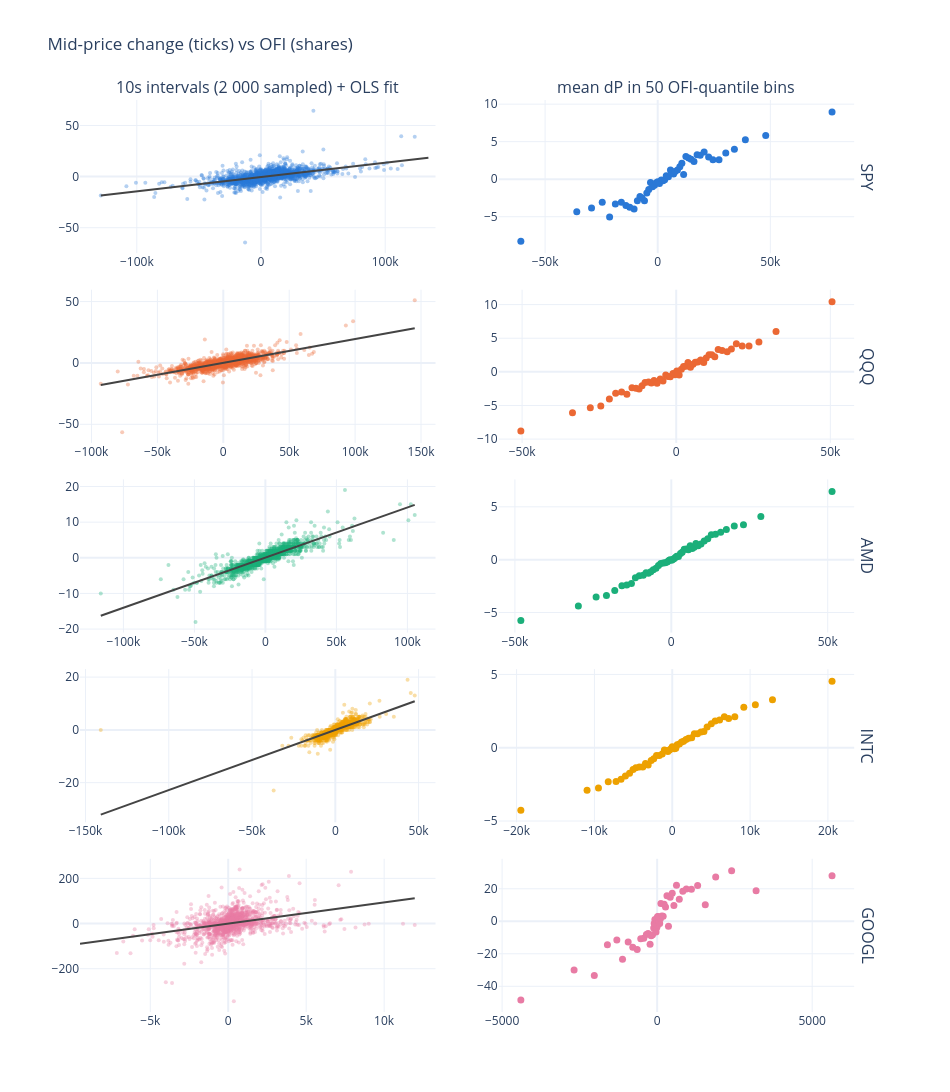

Notebook code cell kept with this figure:
### Markdown cell above
## Price impact: $\Delta P$ vs OFI

Left-to-right per ticker: 2 000 randomly sampled 10s intervals with the fitted line (the paper's
Fig. 1 view), then the linearity check: mean $\Delta P$ within 50 OFI-quantile bins. A linear
relation puts the binned means on a straight line through the origin; a concave S-shape would
mimic the paper's *trade imbalance* result and count against the hypothesis.

### Code cell
fig = make_subplots(
    rows=len(TICKERS), cols=2, column_titles=["10s intervals (2 000 sampled) + OLS fit", "mean dP in 50 OFI-quantile bins"],
    row_titles=TICKERS, horizontal_spacing=0.08, vertical_spacing=0.04,
)
for r, t in enumerate(TICKERS, start=1):
    iv, f = intervals[t], fits[t]
    smp = iv.sample(n=min(2000, len(iv)), seed=7)
    fig.add_scatter(
        x=smp["ofi"], y=smp["dP"], mode="markers",
        marker=dict(color=COLOR[t], size=4, opacity=0.35), row=r, col=1, showlegend=False,
    )
    xs = [float(iv["ofi"].min()), float(iv["ofi"].max())]
    fig.add_scatter(
        x=xs, y=[f.params[0] + f.params[1] * x for x in xs], mode="lines",
        line=dict(color="#444444", width=2), row=r, col=1, showlegend=False,
    )
    binned = (
        iv.with_columns(pl.col("ofi").qcut(50, labels=[str(i) for i in range(50)]).alias("bin"))
        .group_by("bin")
        .agg(pl.col("ofi").mean().alias("ofi_mean"), pl.col("dP").mean().alias("dP_mean"))
        .sort("ofi_mean")
    )
    fig.add_scatter(
        x=binned["ofi_mean"], y=binned["dP_mean"], mode="markers",
        marker=dict(color=COLOR[t], size=7), row=r, col=2, showlegend=False,
    )
fig.update_layout(height=1500, width=950, template="plotly_white", title="Mid-price change (ticks) vs OFI (shares)")
fig.show()

### Figure 1 — Plotly figure (JSON) as saved in the notebook; plotly's stock layout.template omitted (floating-point values rounded to 4 significant figures; data arrays with more than 128 entries replaced by an {"elided": "..."} marker saying what was removed)
{"data": [{"marker": {"color": "#2a78d6", "opacity": 0.35, "size": 4}, "mode": "markers", "showlegend": false, "type": "scatter", "x": {"elided": "2000 int values"}, "xaxis": "x", "y": {"elided": "2000 float values"}, "yaxis": "y"}, {"line": {"color": "#444444", "width": 2}, "mode": "lines", "showlegend": false, "type": "scatter", "x": [-129016, 134803], "xaxis": "x", "y": [-18.59, 18.49], "yaxis": "y"}, {"marker": {"color": "#2a78d6", "size": 7}, "mode": "markers", "showlegend": false, "type": "scatter", "x": [-60760.0, -35930.0, -29370.0, -24620.0, -21350.0, -18800.0, -16140.0, -14100.0, -12390.0, -10490.0, -9029.0, -7875.0, -6923.0, -5874.0, -4832.0, -3970.0, -3196.0, -2331.0, -1430.0, -660.4, 21.89, 778.0, 1592.0, 2350.0, 3088.0, 3812.0, 4757.0, 5668.0, 6458.0, 7043.0, 7747.0, 8775.0, 9824.0, 10730.0, 11510.0, 12510.0, 13730.0, 14840.0, 16100.0, 17500.0, 18890.0, 20610.0, 22610.0, 24530.0, 27210.0, 30220.0, 34040.0, 38920.0, 47960.0, 77400.0], "xaxis": "x2", "y": [-8.255, -4.319, -3.851, -3.064, -5.043, -3.309, -3.064, -3.489, -3.728, -3.979, -2.883, -2.309, -2.5, -2.862, -1.84, -1.383, -0.4457, -1.021, -0.7979, -0.4787, -0.3261, -0.5745, -0.117, -0.2128, -0.06383, 0.4565, 0.3298, 1.213, 0.9468, 0.7065, 1.011, 1.234, 1.66, 2.141, 0.6383, 3.032, 2.83, 2.641, 2.362, 3.245, 3.181, 3.63, 2.957, 2.596, 2.596, 3.478, 4.0, 5.245, 5.809, 8.947], "yaxis": "y2"}, {"marker": {"color": "#eb6834", "opacity": 0.35, "size": 4}, "mode": "markers", "showlegend": false, "type": "scatter", "x": {"elided": "2000 int values"}, "xaxis": "x3", "y": {"elided": "2000 float values"}, "yaxis": "y3"}, {"line": {"color": "#444444", "width": 2}, "mode": "lines", "showlegend": false, "type": "scatter", "x": [-92938, 145215], "xaxis": "x3", "y": [-18.02, 28.27], "yaxis": "y3"}, {"marker": {"color": "#eb6834", "size": 7}, "mode": "markers", "showlegend": false, "type": "scatter", "x": [-50400.0, -33650.0, -27860.0, -24470.0, -21690.0, -19640.0, -17720.0, -16010.0, -14350.0, -13080.0, -12040.0, -11080.0, -10110.0, -8986.0, -8042.0, -7189.0, -6214.0, -5170.0, -4282.0, -3400.0, -2650.0, -1915.0, -1032.0, -415.8, 190.0, 958.3, 1680.0, 2378.0, 3113.0, 3820.0, 4621.0, 5446.0, 6188.0, 7026.0, 7920.0, 8923.0, 9721.0, 10670.0, 11550.0, 12520.0, 13620.0, 14900.0, 16540.0, 17900.0, 19510.0, 21410.0, 23620.0, 26830.0, 32380.0, 50560.0], "xaxis": "x4", "y": [-8.777, -6.074, -5.33, -5.074, -4.043, -3.191, -3.0, -3.34, -2.37, -2.447, -2.553, -2.074, -1.565, -1.521, -1.66, -1.298, -1.707, -1.053, -1.354, -0.4783, -0.6739, -0.7234, -0.234, -0.4468, 0.1277, -0.4674, 0.383, 0.8085, 0.8511, 1.391, 0.7021, 1.149, 1.426, 1.457, 1.755, 1.383, 2.064, 2.533, 2.543, 2.234, 3.309, 3.174, 2.979, 3.383, 4.191, 3.859, 3.83, 4.426, 5.989, 10.43], "yaxis": "y4"}, {"marker": {"color": "#1baf7a", "opacity": 0.35, "size": 4}, "mode": "markers", "showlegend": false, "type": "scatter", "x": {"elided": "2000 int values"}, "xaxis": "x5", "y": {"elided": "2000 float values"}, "yaxis": "y5"}, {"line": {"color": "#444444", "width": 2}, "mode": "lines", "showlegend": false, "type": "scatter", "x": [-115924, 105173], "xaxis": "x5", "y": [-16.25, 14.83], "yaxis": "y5"}, {"marker": {"color": "#1baf7a", "size": 7}, "mode": "markers", "showlegend": false, "type": "scatter", "x": [-48100.0, -29710.0, -24040.0, -20730.0, -18070.0, -15800.0, -14250.0, -12750.0, -11480.0, -10240.0, -8979.0, -8071.0, -7333.0, -6566.0, -5768.0, -4894.0, -4100.0, -3371.0, -2590.0, -1941.0, -1318.0, -801.1, -406.4, 69.96, 424.9, 841.2, 1272.0, 1707.0, 2290.0, 2929.0, 3471.0, 4132.0, 4845.0, 5448.0, 6040.0, 6677.0, 7302.0, 7872.0, 8581.0, 9482.0, 10510.0, 11660.0, 12790.0, 14130.0, 15780.0, 17600.0, 20130.0, 23070.0, 28630.0, 51390.0], "xaxis": "x6", "y": [-5.766, -4.383, -3.543, -3.383, -2.913, -2.468, -2.394, -2.266, -1.717, -1.532, -1.468, -1.234, -1.283, -1.149, -0.9574, -0.8085, -0.5435, -0.3617, -0.3191, -0.2872, -0.2128, -0.07609, -0.01064, -0.05319, 0.02128, 0.08696, 0.2021, 0.3191, 0.3085, 0.587, 0.6915, 0.9787, 1.011, 0.9348, 1.309, 1.053, 1.17, 1.521, 1.315, 1.479, 1.777, 1.967, 2.351, 2.404, 2.596, 2.859, 3.191, 3.309, 4.074, 6.457], "yaxis": "y6"}, {"marker": {"color": "#eda100", "opacity": 0.35, "size": 4}, "mode": "markers", "showlegend": false, "type": "scatter", "x": {"elided": "2000 int values"}, "xaxis": "x7", "y": {"elided": "2000 float values"}, "yaxis": "y7"}, {"line": {"color": "#444444", "width": 2}, "mode": "lines", "showlegend": false, "type": "scatter", "x": [-140833, 47679], "xaxis": "x7", "y": [-32.12, 10.85], "yaxis": "y7"}, {"marker": {"color": "#eda100", "size": 7}, "mode": "markers", "showlegend": false, "type": "scatter", "x": [-19450.0, -10940.0, -9481.0, -8223.0, -7221.0, -6579.0, -6017.0, -5486.0, -5038.0, -4675.0, -4222.0, -3787.0, -3439.0, -3094.0, -2709.0, -2380.0, -2021.0, -1670.0, -1292.0, -1011.0, -797.8, -564.7, -347.4, -156.2, -1.809, 130.7, 277.1, 455.7, 631.7, 912.4, 1200.0, 1459.0, 1766.0, 2096.0, 2497.0, 2838.0, 3250.0, 3687.0, 4070.0, 4480.0, 5019.0, 5514.0, 6081.0, 6694.0, 7245.0, 8040.0, 9194.0, 10680.0, 12880.0, 20530.0], "xaxis": "x8", "y": [-4.266, -2.894, -2.745, -2.319, -2.304, -2.156, -1.935, -1.734, -1.489, -1.372, -1.309, -1.309, -1.076, -1.181, -0.8723, -0.7447, -0.5326, -0.5319, -0.4362, -0.1596, -0.1809, -0.25, -0.1596, -0.06383, 0.06383, 0.02174, -0.06383, -0.04167, 0.1957, 0.2609, 0.3936, 0.4468, 0.5638, 0.6413, 0.6809, 0.9468, 0.9574, 1.076, 1.106, 1.415, 1.628, 1.815, 1.894, 2.106, 1.989, 2.109, 2.766, 2.936, 3.266, 4.543], "yaxis": "y8"}, {"marker": {"color": "#e87ba4", "opacity": 0.35, "size": 4}, "mode": "markers", "showlegend": false, "type": "scatter", "x": {"elided": "2000 int values"}, "xaxis": "x9", "y": {"elided": "2000 float values"}, "yaxis": "y9"}, {"line": {"color": "#444444", "width": 2}, "mode": "lines", "showlegend": false, "type": "scatter", "x": [-9508, 11962], "xaxis": "x9", "y": [-89.71, 112.0], "yaxis": "y9"}, {"marker": {"color": "#e87ba4", "size": 7}, "mode": "markers", "showlegend": false, "type": "scatter", "x": [-4396.0, -2679.0, -2027.0, -1604.0, -1300.0, -1117.0, -934.6, -786.2, -644.4, -529.0, -431.3, -345.8, -291.9, -228.0, -192.3, -148.3, -110.9, -95.73, -72.81, -35.91, -10.21, -0.8132, 1.0, 4.737, 12.0, 25.52, 49.32, 82.83, 104.2, 121.4, 151.3, 194.2, 225.2, 270.0, 316.1, 364.4, 421.1, 485.7, 540.2, 623.6, 714.4, 827.7, 942.1, 1106.0, 1306.0, 1552.0, 1888.0, 2403.0, 3191.0, 5641.0], "xaxis": "x10", "y": [-48.43, -29.97, -33.43, -14.52, -11.52, -23.32, -12.69, -15.97, -17.36, -10.77, -10.47, -8.106, -7.587, -14.09, -8.848, -8.229, -4.117, -1.316, 1.012, -6.574, -3.84, 0.0989, 0.09091, -2.539, 2.819, 2.989, -0.4255, -1.383, 1.542, 10.85, 3.189, 3.117, 10.48, 8.841, 15.73, -3.117, 14.69, 17.15, 9.734, 22.07, 13.55, 18.4, 19.84, 19.71, 21.99, 10.2, 27.17, 31.03, 18.77, 28.05], "yaxis": "y10"}], "layout": {"annotations": [{"font": {"size": 16}, "showarrow": false, "text": "10s intervals (2 000 sampled) + OLS fit", "x": 0.225, "xanchor": "center", "xref": "paper", "y": 1, "yanchor": "bottom", "yref": "paper"}, {"font": {"size": 16}, "showarrow": false, "text": "mean dP in 50 OFI-quantile bins", "x": 0.755, "xanchor": "center", "xref": "paper", "y": 1, "yanchor": "bottom", "yref": "paper"}, {"font": {"size": 16}, "showarrow": false, "text": "SPY", "textangle": 90, "x": 0.98, "xanchor": "left", "xref": "paper", "y": 0.916, "yanchor": "middle", "yref": "paper"}, {"font": {"size": 16}, "showarrow": false, "text": "QQQ", "textangle": 90, "x": 0.98, "xanchor": "left", "xref": "paper", "y": 0.708, "yanchor": "middle", "yref": "paper"}, {"font": {"size": 16}, "showarrow": false, "text": "AMD", "textangle": 90, "x": 0.98, "xanchor": "left", "xref": "paper", "y": 0.5, "yanchor": "middle", "yref": "paper"}, {"font": {"size": 16}, "showarrow": false, "text": "INTC", "textangle": 90, "x": 0.98, "xanchor": "left", "xref": "paper", "y": 0.292, "yanchor": "middle", "yref": "paper"}, {"font": {"size": 16}, "showarrow": false, "text": "GOOGL", "textangle": 90, "x": 0.98, "xanchor": "left", "xref": "paper", "y": 0.084, "yanchor": "middle", "yref": "paper"}], "height": 1500, "title": {"text": "Mid-price change (ticks) vs OFI (shares)"}, "width": 950, "xaxis": {"anchor": "y", "domain": [0, 0.45]}, "xaxis10": {"anchor": "y10", "domain": [0.53, 0.98]}, "xaxis2": {"anchor": "y2", "domain": [0.53, 0.98]}, "xaxis3": {"anchor": "y3", "domain": [0, 0.45]}, "xaxis4": {"anchor": "y4", "domain": [0.53, 0.98]}, "xaxis5": {"anchor": "y5", "domain": [0, 0.45]}, "xaxis6": {"anchor": "y6", "domain": [0.53, 0.98]}, "xaxis7": {"anchor": "y7", "domain": [0, 0.45]}, "xaxis8": {"anchor": "y8", "domain": [0.53, 0.98]}, "xaxis9": {"anchor": "y9", "domain": [0, 0.45]}, "yaxis": {"anchor": "x", "domain": [0.832, 1]}, "yaxis10": {"anchor": "x10", "domain": [0, 0.168]}, "yaxis2": {"anchor": "x2", "domain": [0.832, 1]}, "yaxis3": {"anchor": "x3", "domain": [0.624, 0.792]}, "yaxis4": {"anchor": "x4", "domain": [0.624, 0.792]}, "yaxis5": {"anchor": "x5", "domain": [0.416, 0.584]}, "yaxis6": {"anchor": "x6", "domain": [0.416, 0.584]}, "yaxis7": {"anchor": "x7", "domain": [0.208, 0.376]}, "yaxis8": {"anchor": "x8", "domain": [0.208, 0.376]}, "yaxis9": {"anchor": "x9", "domain": [0, 0.168]}}}
